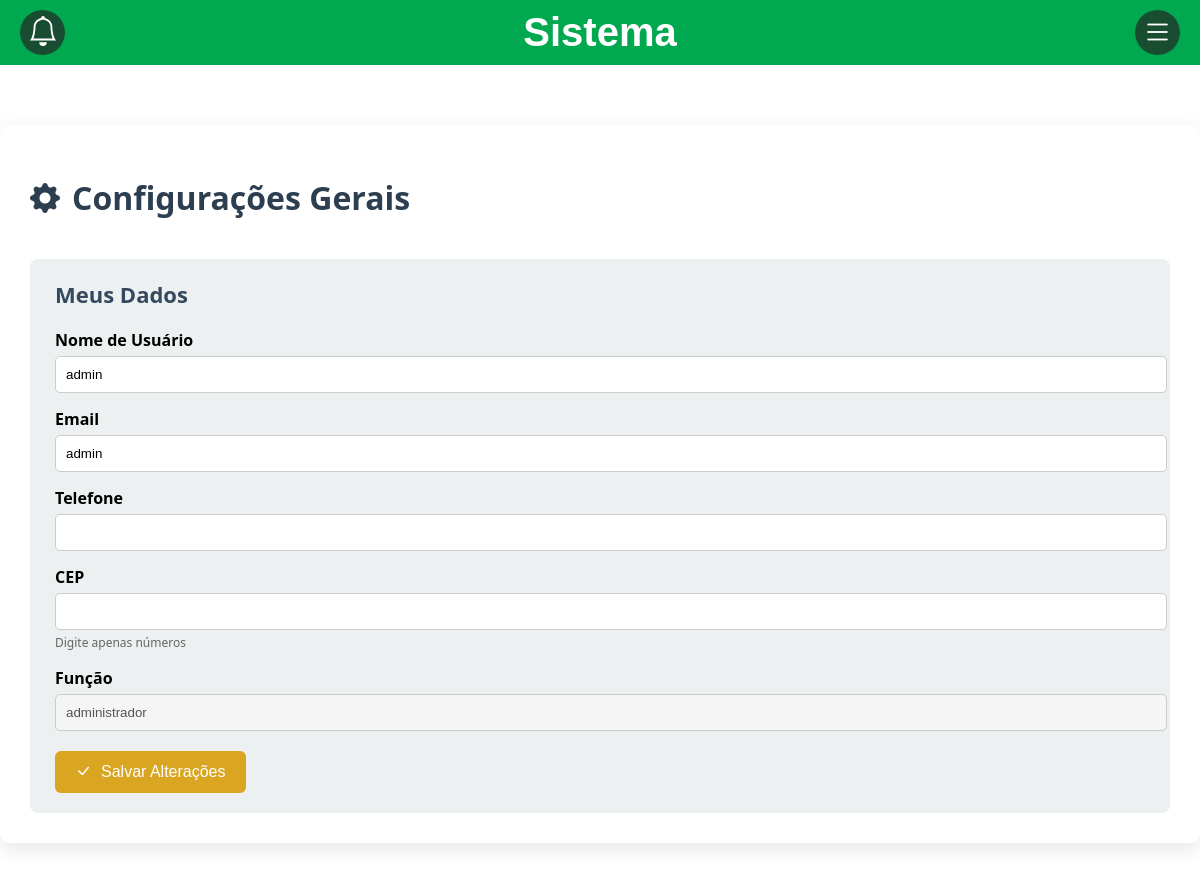
The app's page /sistema/public/geral.php (signed in), older data.
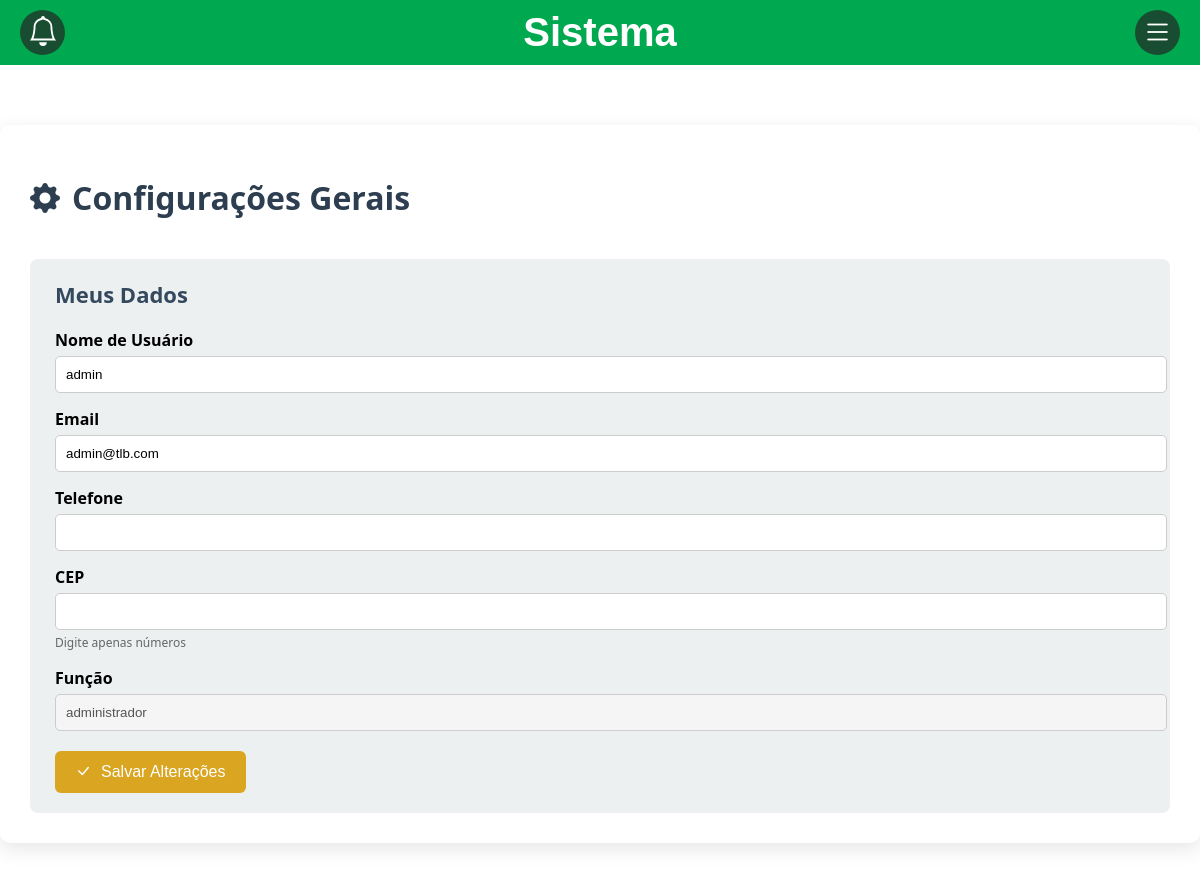
The same page, newer data.
### tables this page shows
create table Usuario (
    id_usuario INT NOT NULL AUTO_INCREMENT PRIMARY KEY,
    nome_usuario VARCHAR(45) NOT NULL,
    email_usuario VARCHAR(45) not null,
    senha_usuario VARCHAR(255) not null,
    telefone_usuario VARCHAR(15),
    funcao_usuario ENUM("administrador", "normal") default "normal",
    foto_usuario VARCHAR(1000) not null default "../assets/img/foto_padrao.jpg",
    cep_usuario VARCHAR(9),
    estado_usuario VARCHAR(50),
    cidade_usuario VARCHAR(100),
    bairro_usuario VARCHAR(50),
    numero_usuario VARCHAR(10),
    complemento_usuario VARCHAR(50),
    logradouro_usuario VARCHAR(50)
);

### sistema/public/geral.php (the view, shortened to what this page needs)
<?php
    include "../db.php";
    $id_usuario = $_SESSION['id_usuario'];
    $sql = "SELECT nome_usuario, email_usuario, funcao_usuario, telefone_usuario, cep_usuario FROM usuario WHERE id_usuario = ?";
    $stmt = $conn->prepare($sql);
    $stmt->bind_param("i", $id_usuario);
    $stmt->execute();
    $result = $stmt->get_result();
    if ($result->num_rows > 0) {
        $dados_usuario = $result->fetch_assoc();
        $nome_usuario = $dados_usuario['nome_usuario'];
        $email_usuario = $dados_usuario['email_usuario'];
        $funcao_usuario = $dados_usuario['funcao_usuario'];
        $telefone_usuario = $dados_usuario['telefone_usuario'];
        $cep_usuario = $dados_usuario['cep_usuario'];
    }
?>
<?php include "header.php"; ?>
    <main>
        <div class="paginaGeral">
            <h1>
                <i class="bi bi-gear-fill"></i> Configurações Gerais
            </h1>
            <div class="blocoIdioma">
                <h2>Meus Dados</h2>
                <form method="POST" id="formEditarDados">
                    <div style="display: grid; gap: 15px; margin-top: 20px;">
                        <div>
                            <label style="display: block; margin-bottom: 5px; font-weight: bold;">Nome de Usuário</label>
                            <input type="text" name="nome_usuario" value="<?php echo htmlspecialchars($nome_usuario); ?>"
                                   style="width: 100%; padding: 10px; border: 1px solid #ccc; border-radius: 5px;" required>
                        </div>
                        <div>
                            <label style="display: block; margin-bottom: 5px; font-weight: bold;">Email</label>
                            <input type="email" name="email_usuario" value="<?php echo htmlspecialchars($email_usuario); ?>"
                                   style="width: 100%; padding: 10px; border: 1px solid #ccc; border-radius: 5px;" required>
                        </div>
                        <div>
                            <label style="display: block; margin-bottom: 5px; font-weight: bold;">Telefone</label>
                            <input type="text" name="telefone_usuario" id="telefone" value="<?php echo htmlspecialchars($telefone_usuario); ?>"
                                   style="width: 100%; padding: 10px; border: 1px solid #ccc; border-radius: 5px;" required>
                        </div>
                        <div>
                            <label style="display: block; margin-bottom: 5px; font-weight: bold;">CEP</label>
                            <input type="text" name="cep_usuario" id="cep" value="<?php echo htmlspecialchars($cep_usuario); ?>"
                                   style="width: 100%; padding: 10px; border: 1px solid #ccc; border-radius: 5px;" required>
                            <small style="color: #666; font-size: 12px;">Digite apenas números</small>
                        </div>
                        <div>
                            <label style="display: block; margin-bottom: 5px; font-weight: bold;">Função</label>
                            <input type="text" value="<?php echo htmlspecialchars($funcao_usuario); ?>"
                                   style="width: 100%; padding: 10px; border: 1px solid #ccc; border-radius: 5px; background-color: #f5f5f5;" readonly disabled>
                        </div>
                    </div>
                    <button type="submit" class="btnAlterações" style="margin-top: 20px;">
                        <i class="bi bi-check-lg"></i> Salvar Alterações
                    </button>
                </form>
            </div>
        </div>
    </main>
</body>
</html>

Row changes from the older to the newer data that the page shows:
changed usuario "admin": email_usuario "admin" → "admin@tlb.com"
